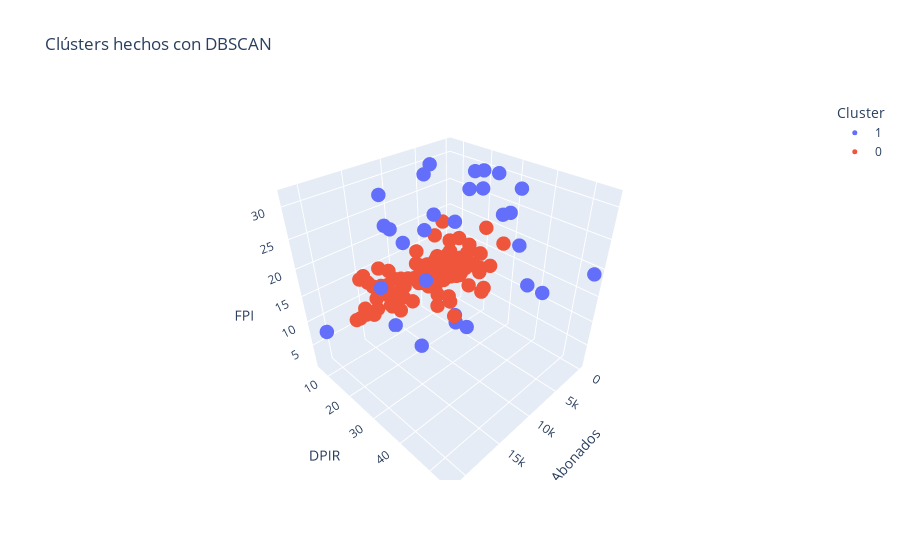

The code cell stored with this chart in its notebook:
### Code cell
dbscan = DBSCAN(eps=0.75, min_samples=4)
dbscan.fit(data)
data_DBSCAN = pd.DataFrame(datosA.copy()) #datos sin escalar
data_DBSCAN["Cluster"] = dbscan.labels_.astype(str).tolist()
data_DBSCAN["Cluster"].replace({'-1':'1'}, inplace=True)
fig = px.scatter_3d(data_DBSCAN, x="Abonados", y="DPIR", z="FPI", 
                    color="Cluster", title='Clústers hechos con DBSCAN')

fig.update_traces(
    textfont=dict(
        family="Arial",
        size=18,
        color="crimson" 
    ),
    marker=dict(
        size=5
    )
)
fig.show()
